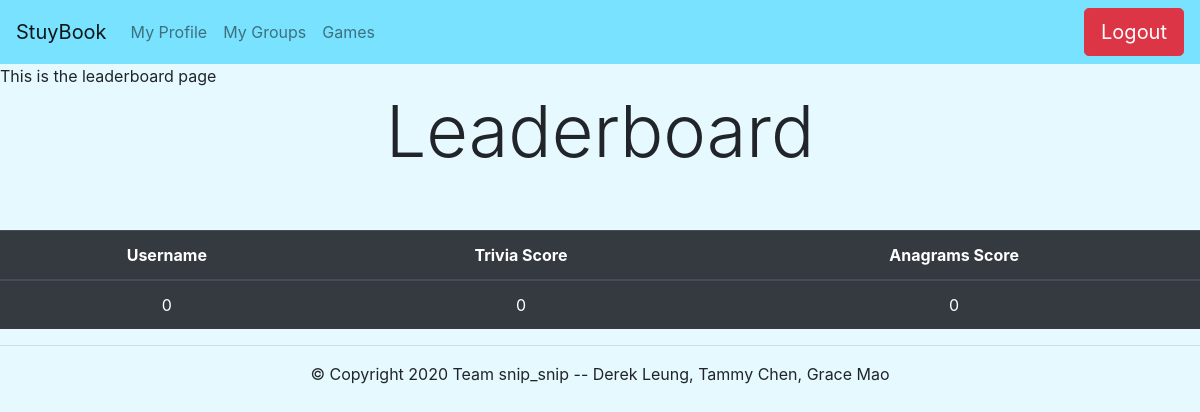
/leaderboard (signed in), run on an earlier commit of the app's database.
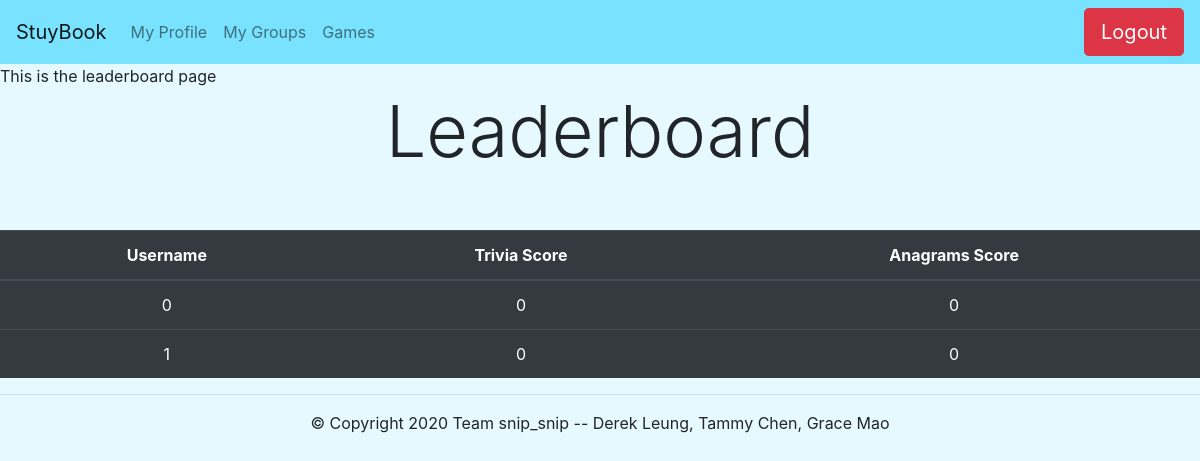
And on a later commit of the database.
### tables this page shows
CREATE TABLE leaderboards (userID INTEGER PRIMARY KEY, superheroScore INTEGER, anagramScore INTEGER, triviaScore INTEGER);

### app.py (the view)
@app.route('/leaderboard')
def leaderboard():
    if "userID" not in session:
        return redirect(url_for('login'))
    stuff = getAllLeaderboard(c)
    return render_template('leaderboard.html', stuff = stuff)

### utl/dbfunc.py (called while the page is built)
def getAllLeaderboard(c):
    c.execute("SELECT * FROM leaderboards")
    a = c.fetchall()
    return a

### templates/leaderboard.html (shortened to what this page needs)
{% extends "basenav.html" %}
{% block body %}
This is the leaderboard page
<div style="text-align: center;">
<h1 class="display-3">Leaderboard</h1>
<br>
<br>
<table class="table table-dark">
  <thead>
    <tr>
      <th scope="col">Username</th>
      <th scope="col">Trivia Score</th>
      <th scope="col">Anagrams Score</th>
    </tr>
  </thead>
  <tbody>
    {% for i in stuff %}
    <tr>
      <td>{{i[0]}}</td>
      <td>{{i[2]}}</td>
      <td>{{i[3]}}</td>
    </tr>
    {% endfor %}
  </tbody>
</table>
</div>
{% endblock %}

### templates/basenav.html (shortened to what this page needs)
{% extends "base.html" %}
{% block navbar %}
<header>
  <nav class="navbar navbar-expand-lg navbar-light" style="background-color: #78E2FF;">
    <a class="navbar-brand" href="/home">StuyBook</a>
    <div class="collapse navbar-collapse" id="navbarSupportedContent">
      <ul class="navbar-nav mr-auto">
        <li class="nav-item">
                <a class="nav-link" href="/myprofile">My Profile</a>
        </li>
        <li class="nav-item">
                <a class="nav-link" href="/mygroups">My Groups</a>
        </li>
      	<li class="nav-item">
                <a class="nav-link" href="/games" role="button" >
                  Games
                </a>
      	</li>
      </ul>
      <form class="form-inline my-2 my-lg-0" action="/logout">
	       <a class="btn btn btn-danger btn-lg my-2 my-sm-0" href="/logout">Logout</a>
      </form>
    </div>
  </nav>
</header>
{% endblock %}

### templates/base.html (shortened to what this page needs)
<!DOCTYPE html>
<html>
  <head>
    <link rel="stylesheet" href="https://stackpath.bootstrapcdn.com/bootstrap/4.3.1/css/bootstrap.min.css">
    <link rel="stylesheet" type="text/css" href="/static/customcss/style.css">
  </head>
  {% block navbar %}
  {% endblock %}
  <body>
    {% block body %} {% endblock %}
  </body>
  <hr>
  <footer class="container text-center">
    <p>&copy; Copyright 2020 Team snip_snip -- Derek Leung, Tammy Chen, Grace Mao</p>
  </footer>
</html>

### static/customcss/style.css (style rules this page uses)
body { background-color: #E5F9FF; }
header { background-color: #EAF0F0; }

What changed in the data, as far as the page shows it:
added leaderboards: userID "1", anagramScore "0", triviaScore "0"
